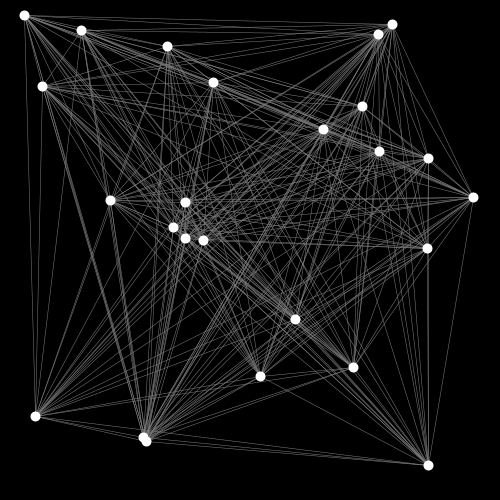
Frame 1 (no input)
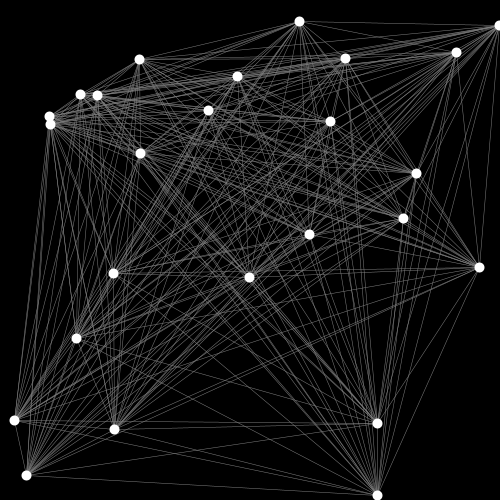
Frame 60 (the mouse pressed at the canvas centre just before this capture)
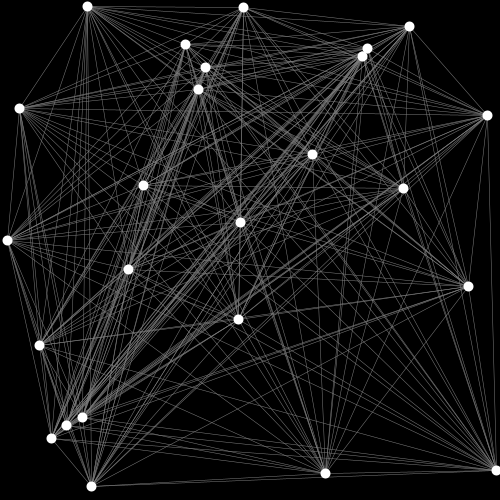
Frame 120 (the mouse held since frame 60 and released just before this capture)

The Processing sketch that drew these frames (run headless with seeded random() and noise(); from frame 60 on, the mouse is pressed at the canvas centre):

// Processing sketch: networkGraphs2
// ── networkGraphs2.pde
int qtyPoints = 25;

float[] pointX, pointY, speedX, speedY;

void setup() {

  size(500, 500);
  frameRate(30);

  pointX=new float[qtyPoints];
  pointY=new float[qtyPoints];
  speedX=new float[qtyPoints];
  speedY=new float[qtyPoints];

  for (int i = 0; i < qtyPoints; i++) {
    pointX[i]=random(width);
    pointY[i]=random(height);
    speedX[i]=random(-2.5, 2.5);
    speedY[i]=random(-2.5, 2.5);
  }

  background(0);
}

void draw() {

  background(0);

  //draw all the lines first
  for (int i = 0; i < qtyPoints; i++) {
    for (int j = i+1; j < qtyPoints; j++) {
      stroke(127);
      strokeWeight(0.5);
      line(pointX[i], pointY[i], pointX[j], pointY[j]);
    }
  }

  //draw the points on top
  for (int i = 0; i < qtyPoints; i++) {
    stroke(255);
    strokeWeight(10);
    point(pointX[i], pointY[i]);
  }

  //update the points
  for (int i = 0; i < qtyPoints; i++) {
    pointX[i]+=speedX[i];
    pointY[i]+=speedY[i];
    
    // effectively detects collision with canvas edge
    // reverses the direction and speed
    if (pointX[i] < 0 && speedX[i] < 0) {
      speedX[i]*=-1;
      pointX[i]=0;
    } else if (pointX[i] > width && speedX[i] > 0){
      speedX[i]*=-1;
      pointX[i]=width;
    }
    
    if (pointY[i] < 0  && speedY[i] < 0) {
      speedY[i]*=-1;
      pointY[i]=0;
    } else if (pointY[i] > height  && speedY[i] > 0){
      speedY[i]*=-1;
      pointY[i]=height;
    }
    
  }
}
